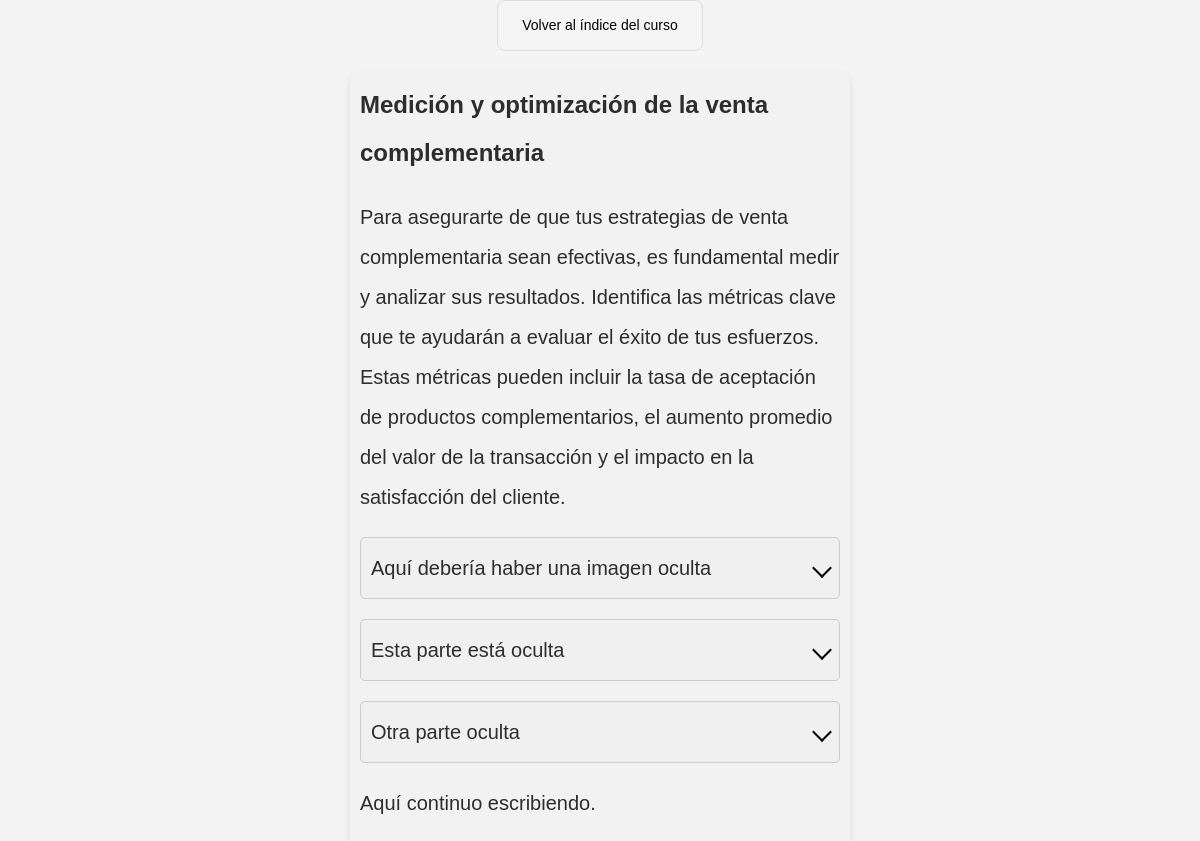
The page /leccion/25/ on the database its author committed.
### cursos/models.py (models this page shows, shortened)
class Leccion(models.Model):
    titulo = models.CharField(max_length=200)
    explicacion = models.TextField()
    autor = models.ForeignKey('Autor', on_delete=models.CASCADE)
    fecha_creacion = models.DateTimeField(default=timezone.now)
    contenido = models.TextField()
    puntos = models.SmallIntegerField()
    ejercicio = models.ForeignKey('Ejercicio', on_delete=models.CASCADE, blank=True, null=True)
    curso = models.ForeignKey('Curso', on_delete=models.CASCADE)
    miniatura = models.ImageField(upload_to='images/miniaturas/')
    imagen1 = models.ImageField(upload_to='images/lecciones/', blank=True, null=True)
    imagen2 = models.ImageField(upload_to='images/lecciones/', blank=True, null=True)
    imagen3 = models.ImageField(upload_to='images/lecciones/', blank=True, null=True)
    imagen4 = models.ImageField(upload_to='images/lecciones/', blank=True, null=True)
    imagen5 = models.ImageField(upload_to='images/lecciones/', blank=True, null=True)
    @property
    def contenido_con_imagenes(self):
        contenido_actualizado = self.contenido
        for i in range(1, 6):
            imagen = getattr(self, f'imagen{i}')
            if imagen:
                valor = f'<img src="{imagen.url}" alt="imagen{i}" />'
            else:
                valor = ''
            contenido_actualizado = contenido_actualizado.replace(f'** imagen{i} **', valor)
        return transformar_texto_oculto(contenido_actualizado)

### cursos/views.py (the view)
def detalle_leccion(request, pk):
    leccion = get_object_or_404(Leccion, pk=pk)
    curso = get_object_or_404(Curso, id=leccion.curso_id)
    return render(request, 'cursos/detalle_leccion.html', {'leccion': leccion, 'curso': curso})

### cursos/utils.py (called while the page is built)
def transformar_texto_oculto(texto):
    patron = re.compile(r'\*\* texto oculto \*\*\n(.*?)\n\*\* fin de texto oculto \*\*', re.DOTALL)
    texto = texto.replace('\r\n', '\n')
    def reemplazar_bloque(match):
        contenido = match.group(1).strip().split('\n', 1)
        if len(contenido) < 2:
            return ""  # Si no hay un titular y un texto, no se añade nada
        titular = contenido[0].strip()
        texto_oculto = contenido[1].strip()
        id_unico = uuid.uuid4().hex  # Generar un identificador único
        return f'<div class="expandible" id="section{id_unico}"><span>{titular}</span><span class="simbolo" id="symbol{id_unico}"></span></div><div class="contenido" id="content{id_unico}"><p>{texto_oculto}</p></div>'
    texto_transformado = patron.sub(reemplazar_bloque, texto)
    return texto_transformado

### cursos/templates/cursos/detalle_leccion.html (shortened to what this page needs)
{% extends 'cursos/base.html' %}
{% block content %}
    <div class="back-to-menu"><a href="{% url 'detalle_curso' pk=curso.pk %}">Volver al índice del curso</a></div>
    <div class="post">
        <h2>{{ leccion.titulo }}</h2>
        {{ leccion.contenido_con_imagenes|safe|linebreaks }}
    </div>
{% endblock %}

### cursos/static/css/curso.css (style rules this page uses)
body, h1, h2, p, ul { margin: 0; padding: 0; list-style: none; }
body { font-family: Arial, sans-serif; line-height: 1.2; background-color: #f4f4f4; color: #333; }
.back-to-menu { display: block; margin-bottom: 20px; padding: 8px 12px; text-align: center; background-color: #f5f5f5; color: #333; font-size: 14px; font-weight: normal; text-decoration: none; border-radius: 8px; border: 1px solid #ddd; transition: background-color 0.3s ease, color 0.3s ease; cursor: pointer; width: fit-content; margin-left: auto; margin-right: auto; }
.back-to-menu a { display: block; padding: inherit; color: inherit; text-decoration: none; }
.back-to-menu a { text-decoration: none; color: #000; }
.post { font-size: 16px; line-height: 1.6; color: #2d2d2d; padding: 10px; margin: 0 auto; max-width: 360px; background-color: #f3f2f2; border-radius: 10px; box-shadow: 0 4px 8px rgba(0, 0, 0, 0.1); }
.post p { margin-bottom: 20px; }
.post h2 { font-size: 24px; margin-bottom: 20px; color: #2d2d2d; }
@media (min-width: 768px) { .post { font-size: 18px; line-height: 1.8; max-width: 40%; margin: 0 auto; } }
@media (min-width: 1200px) { .post { font-size: 20px; line-height: 2; } }
.expandible { background-color: #f0f0f0; padding: 10px; border-radius: 5px; cursor: pointer; display: flex; justify-content: space-between; align-items: center; margin-bottom: 5px; border: 1px solid #ccc; }
.simbolo { width: 12px; height: 12px; border-left: 2px solid black; border-bottom: 2px solid black; transform: rotate(-45deg); transition: transform 0.3s; }

### rows shown on the page
Leccion: titulo "Medición y optimización de la venta complementaria", contenido_con_imagenes "Para asegurarte de que tus estrategias de venta complementaria sean efectivas, es fundamental medir y analizar sus resultados. Identifica las métricas clave que te ayudarán a evaluar el éxito de tus esfuerzos. Estas métricas pueden incluir la tasa de aceptación de productos complementarios, el aumento promedio del valor de la transacción y el impacto en la satisfacción del cliente. Aquí debería haber una imagen oculta Esta parte está oculta Otra parte oculta Aquí continuo escribiendo."
